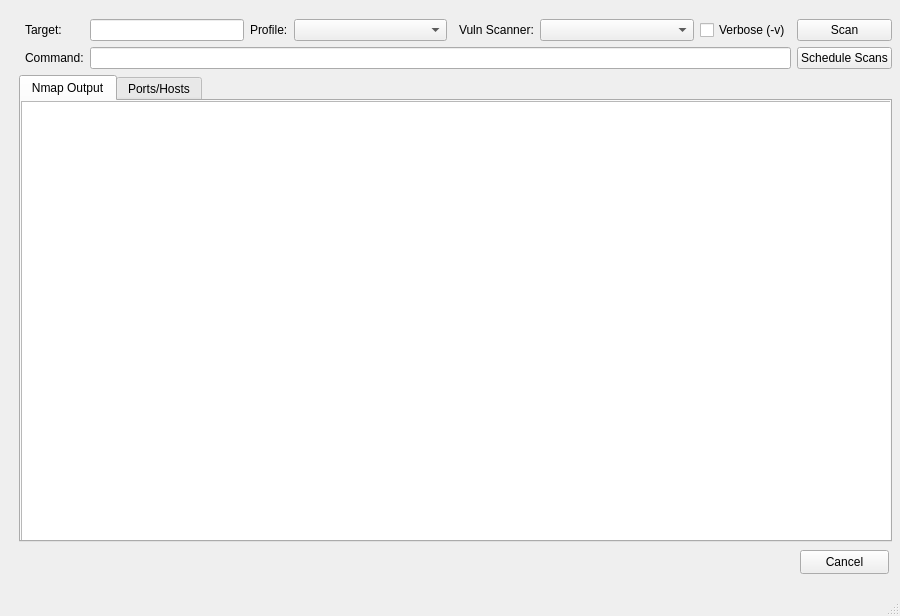
<?xml version="1.0" encoding="UTF-8"?>
<ui version="4.0">
 <class>MainWindow</class>
 <widget class="QMainWindow" name="MainWindow">
  <property name="geometry">
   <rect>
    <x>0</x>
    <y>0</y>
    <width>900</width>
    <height>616</height>
   </rect>
  </property>
  <property name="windowTitle">
   <string notr="true">nextgeNmap</string>
  </property>
  <property name="windowIcon">
   <iconset theme="applications-utilities">
    <normaloff>../../ai-ngmap</normaloff>../../ai-ngmap</iconset>
  </property>
  <widget class="QWidget" name="centralwidget">
   <widget class="QStackedWidget" name="gridStackedWidget">
    <property name="geometry">
     <rect>
      <x>10</x>
      <y>10</y>
      <width>891</width>
      <height>541</height>
     </rect>
    </property>
    <widget class="QWidget" name="gridStackedWidgetPage1">
     <layout class="QGridLayout" name="gridLayout">
      <item row="1" column="9">
       <widget class="QPushButton" name="schedule_button">
        <property name="text">
         <string>Schedule Scans</string>
        </property>
       </widget>
      </item>
      <item row="3" column="0" colspan="10">
       <widget class="QTabWidget" name="tab_widget">
        <property name="currentIndex">
         <number>0</number>
        </property>
        <widget class="QWidget" name="nmap_output_tab">
         <attribute name="title">
          <string>Nmap Output</string>
         </attribute>
         <widget class="QPlainTextEdit" name="nmap_output_text">
          <property name="geometry">
           <rect>
            <x>0</x>
            <y>0</y>
            <width>871</width>
            <height>441</height>
           </rect>
          </property>
         </widget>
        </widget>
        <widget class="QWidget" name="ports_hosts_tab">
         <attribute name="title">
          <string>Ports/Hosts</string>
         </attribute>
         <widget class="QTableWidget" name="ports_hosts_table">
          <property name="geometry">
           <rect>
            <x>0</x>
            <y>0</y>
            <width>761</width>
            <height>441</height>
           </rect>
          </property>
          <property name="rowCount">
           <number>0</number>
          </property>
          <property name="columnCount">
           <number>6</number>
          </property>
          <column>
           <property name="text">
            <string>Status</string>
           </property>
          </column>
          <column>
           <property name="text">
            <string>Port</string>
           </property>
          </column>
          <column>
           <property name="text">
            <string>Protocol</string>
           </property>
          </column>
          <column>
           <property name="text">
            <string>State</string>
           </property>
          </column>
          <column>
           <property name="text">
            <string>Service</string>
           </property>
          </column>
          <column>
           <property name="text">
            <string>Version</string>
           </property>
          </column>
         </widget>
        </widget>
       </widget>
      </item>
      <item row="0" column="4">
       <widget class="QComboBox" name="profile_combobox">
        <property name="sizePolicy">
         <sizepolicy hsizetype="Expanding" vsizetype="Fixed">
          <horstretch>0</horstretch>
          <verstretch>0</verstretch>
         </sizepolicy>
        </property>
       </widget>
      </item>
      <item row="0" column="7">
       <widget class="QComboBox" name="vuln_scripts_combobox">
        <property name="sizePolicy">
         <sizepolicy hsizetype="Expanding" vsizetype="Fixed">
          <horstretch>0</horstretch>
          <verstretch>0</verstretch>
         </sizepolicy>
        </property>
       </widget>
      </item>
      <item row="0" column="9">
       <widget class="QPushButton" name="scan_button">
        <property name="text">
         <string>Scan</string>
        </property>
       </widget>
      </item>
      <item row="0" column="6">
       <widget class="QLabel" name="profile_label_2">
        <property name="text">
         <string>Vuln Scanner:</string>
        </property>
       </widget>
      </item>
      <item row="0" column="3">
       <widget class="QLabel" name="profile_label">
        <property name="text">
         <string>Profile:</string>
        </property>
       </widget>
      </item>
      <item row="0" column="2">
       <widget class="QLineEdit" name="target_entry"/>
      </item>
      <item row="0" column="1">
       <widget class="QLabel" name="target_label">
        <property name="text">
         <string>Target:</string>
        </property>
       </widget>
      </item>
      <item row="1" column="2" colspan="7">
       <widget class="QLineEdit" name="command_entry">
        <property name="dragEnabled">
         <bool>true</bool>
        </property>
       </widget>
      </item>
      <item row="1" column="1">
       <widget class="QLabel" name="target_label_2">
        <property name="text">
         <string>Command:</string>
        </property>
       </widget>
      </item>
      <item row="0" column="8">
       <widget class="QCheckBox" name="verbose_checkbox">
        <property name="text">
         <string>Verbose (-v)</string>
        </property>
       </widget>
      </item>
     </layout>
    </widget>
   </widget>
   <widget class="QPushButton" name="cancel_button">
    <property name="geometry">
     <rect>
      <x>800</x>
      <y>550</y>
      <width>89</width>
      <height>24</height>
     </rect>
    </property>
    <property name="text">
     <string>Cancel</string>
    </property>
   </widget>
  </widget>
  <widget class="QMenuBar" name="menubar">
   <property name="geometry">
    <rect>
     <x>0</x>
     <y>0</y>
     <width>900</width>
     <height>22</height>
    </rect>
   </property>
  </widget>
  <widget class="QStatusBar" name="statusbar"/>
 </widget>
 <resources/>
 <connections/>
</ui>
